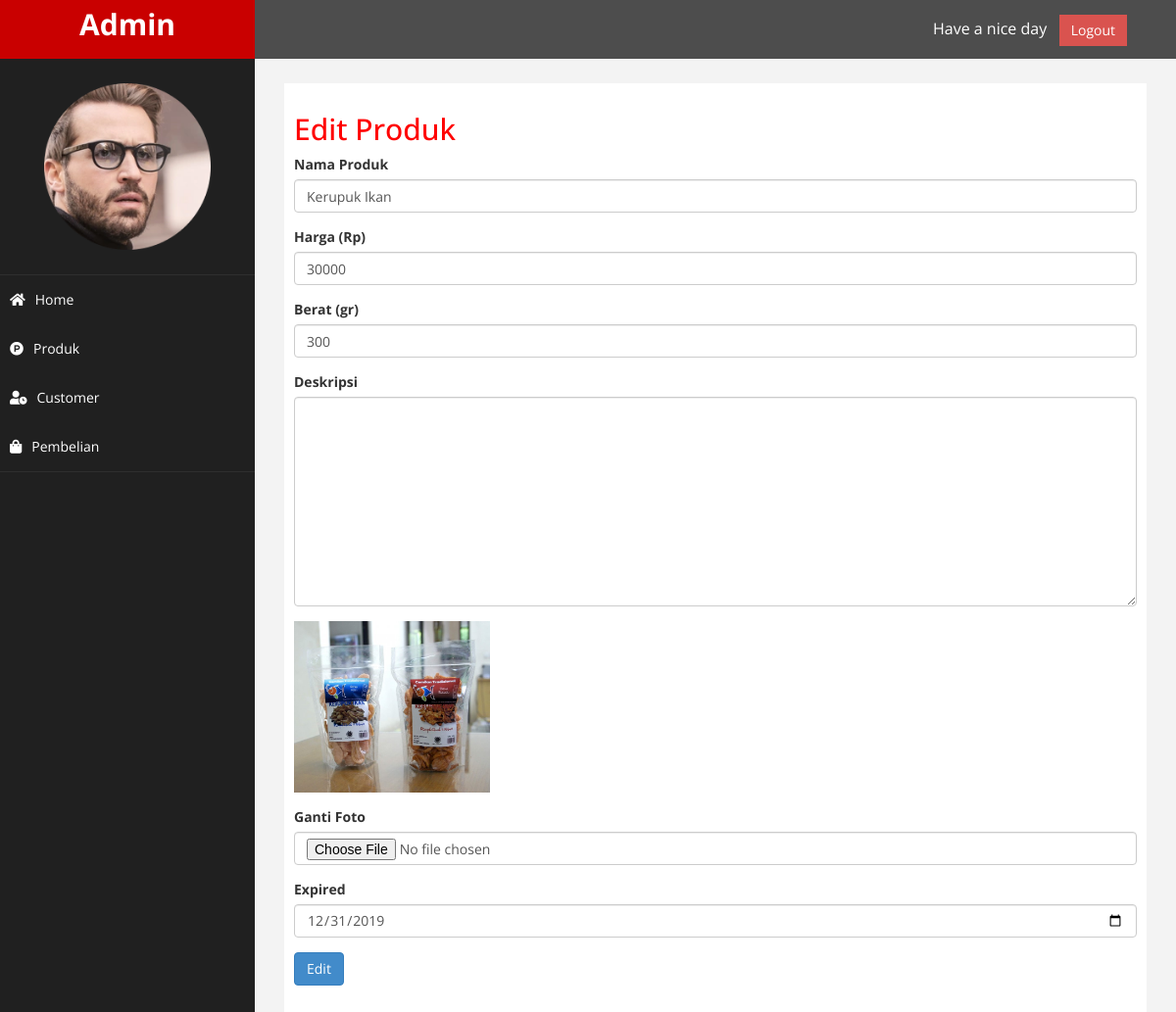
The page /sinititip/admin/index.php?halaman=ubahproduk&id=9 (signed in) on the database its author committed.
### tables this page shows
CREATE TABLE `produk` (
  `id_produk` int(11) NOT NULL,
  `nama_produk` varchar(100) NOT NULL,
  `harga_produk` int(11) NOT NULL,
  `berat` int(11) NOT NULL,
  `foto_produk` varchar(100) NOT NULL,
  `expired` date NOT NULL,
  `deskripsi_produk` text NOT NULL
);

### sinititip/admin/ubahproduk.php (the view, shortened to what this page needs)
<h2>Edit Produk</h2>
<?php
$ambil = $koneksi->query("SELECT * FROM produk WHERE id_produk='$_GET[id]'");
$pecah = $ambil->fetch_assoc();
?>
<form method="post" enctype="multipart/form-data">
	<div class="form-group">
		<label>Nama Produk</label>
		<input type="text" class="form-control" name="nama" value="<?php echo $pecah['nama_produk']; ?>">
	</div>
	<div class="form-group">
		<label>Harga (Rp)</label>
		<input type="number" class="form-control" name="harga" value="<?php echo $pecah['harga_produk']; ?>">
	</div>
	<div class="form-group">
		<label>Berat (gr)</label>
		<input type="text" class="form-control" name="berat" value="<?php echo $pecah['berat']; ?>">
	</div>
	<div class="form-group">
		<label>Deskripsi</label>
		<textarea class="form-control" name="deskripsi" rows="10" value="<?php echo $pecah['deskripsi_produk']; ?>"></textarea>
	</div>
	<div class="form-group">
		<img src="../foto_produk/<?php echo $pecah['foto_produk'] ?>" width="200">
	</div>
	<div class="form-group">
		<label>Ganti Foto</label>
		<input type="file" name="foto" class="form-control">
	</div>
	<div class="form-group">
		<label>Expired</label>
		<input type="date" class="form-control" name="expired" value="<?php echo $pecah['expired']; ?>">
	</div>
	<button class="btn btn-primary" name="ubah">Edit</button>
</form>

### sinititip/admin/assets/css/custom.css (style rules this page uses)
body { font-family: 'Open Sans', sans-serif; }
h2 { color: #f00; }

### rows shown on the page
produk: nama "Kerupuk Ikan", harga "30000", berat "300", foto_produk (picture), expired "12/31/2019"
